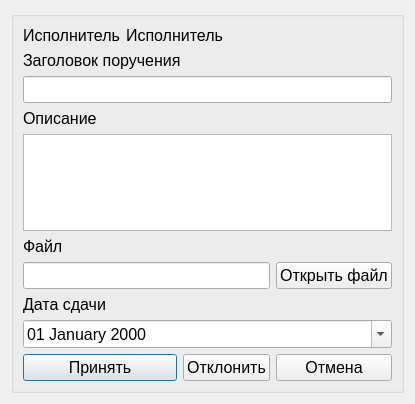
<?xml version="1.0" encoding="UTF-8"?>
<ui version="4.0">
 <class>Addoredit_PoruchStatus</class>
 <widget class="QDialog" name="Addoredit_PoruchStatus">
  <property name="geometry">
   <rect>
    <x>0</x>
    <y>0</y>
    <width>415</width>
    <height>404</height>
   </rect>
  </property>
  <property name="windowTitle">
   <string>Назначение поручения</string>
  </property>
  <property name="styleSheet">
   <string notr="true"/>
  </property>
  <layout class="QGridLayout" name="gridLayout">
   <item row="0" column="0">
    <widget class="QGroupBox" name="groupBox">
     <property name="title">
      <string/>
     </property>
     <layout class="QGridLayout" name="gridLayout_2">
      <item row="17" column="0" colspan="2">
       <widget class="QPushButton" name="pushButton_prinyat">
        <property name="font">
         <font>
          <pointsize>12</pointsize>
         </font>
        </property>
        <property name="text">
         <string>Принять</string>
        </property>
        <property name="icon">
         <iconset resource="../resourses.qrc">
          <normaloff>:/img/img/ok.png</normaloff>:/img/img/ok.png</iconset>
        </property>
       </widget>
      </item>
      <item row="17" column="2">
       <widget class="QPushButton" name="pushButton_otkl">
        <property name="font">
         <font>
          <pointsize>12</pointsize>
         </font>
        </property>
        <property name="text">
         <string>Отклонить</string>
        </property>
        <property name="icon">
         <iconset resource="../resourses.qrc">
          <normaloff>:/img/img/delete.png</normaloff>:/img/img/delete.png</iconset>
        </property>
       </widget>
      </item>
      <item row="9" column="3">
       <widget class="QPushButton" name="pushButton_openFile">
        <property name="font">
         <font>
          <pointsize>12</pointsize>
         </font>
        </property>
        <property name="text">
         <string>Открыть файл</string>
        </property>
       </widget>
      </item>
      <item row="14" column="0" colspan="4">
       <widget class="QDateEdit" name="dateEdit">
        <property name="font">
         <font>
          <pointsize>12</pointsize>
         </font>
        </property>
        <property name="displayFormat">
         <string>dd MMMM yyyy</string>
        </property>
        <property name="calendarPopup">
         <bool>true</bool>
        </property>
       </widget>
      </item>
      <item row="9" column="0" colspan="3">
       <widget class="QLineEdit" name="lineEdit_file">
        <property name="font">
         <font>
          <pointsize>12</pointsize>
         </font>
        </property>
       </widget>
      </item>
      <item row="8" column="0" colspan="4">
       <widget class="QLabel" name="label_5">
        <property name="font">
         <font>
          <pointsize>12</pointsize>
         </font>
        </property>
        <property name="text">
         <string>Файл</string>
        </property>
       </widget>
      </item>
      <item row="7" column="0" colspan="4">
       <widget class="QPlainTextEdit" name="plainTextEdit_text">
        <property name="font">
         <font>
          <pointsize>12</pointsize>
         </font>
        </property>
       </widget>
      </item>
      <item row="13" column="0" colspan="4">
       <widget class="QLabel" name="label_6">
        <property name="font">
         <font>
          <pointsize>12</pointsize>
         </font>
        </property>
        <property name="text">
         <string>Дата сдачи</string>
        </property>
       </widget>
      </item>
      <item row="4" column="0" colspan="4">
       <widget class="QLabel" name="label_2">
        <property name="font">
         <font>
          <pointsize>12</pointsize>
         </font>
        </property>
        <property name="text">
         <string>Заголовок поручения</string>
        </property>
       </widget>
      </item>
      <item row="6" column="0" colspan="4">
       <widget class="QLabel" name="label_3">
        <property name="font">
         <font>
          <pointsize>12</pointsize>
         </font>
        </property>
        <property name="text">
         <string>Описание</string>
        </property>
       </widget>
      </item>
      <item row="17" column="3">
       <widget class="QPushButton" name="pushButton_cancel">
        <property name="font">
         <font>
          <pointsize>12</pointsize>
         </font>
        </property>
        <property name="text">
         <string>Отмена</string>
        </property>
        <property name="icon">
         <iconset resource="../resourses.qrc">
          <normaloff>:/img/img/cancel.png</normaloff>:/img/img/cancel.png</iconset>
        </property>
       </widget>
      </item>
      <item row="5" column="0" colspan="4">
       <widget class="QLineEdit" name="lineEdit_title">
        <property name="font">
         <font>
          <pointsize>12</pointsize>
         </font>
        </property>
       </widget>
      </item>
      <item row="0" column="0">
       <widget class="QLabel" name="label">
        <property name="font">
         <font>
          <pointsize>12</pointsize>
         </font>
        </property>
        <property name="text">
         <string>Исполнитель</string>
        </property>
       </widget>
      </item>
      <item row="0" column="1" colspan="3">
       <widget class="QLabel" name="label_ispolnitel">
        <property name="font">
         <font>
          <pointsize>12</pointsize>
         </font>
        </property>
        <property name="text">
         <string>Исполнитель</string>
        </property>
       </widget>
      </item>
     </layout>
    </widget>
   </item>
  </layout>
 </widget>
 <tabstops>
  <tabstop>lineEdit_title</tabstop>
  <tabstop>plainTextEdit_text</tabstop>
  <tabstop>lineEdit_file</tabstop>
  <tabstop>dateEdit</tabstop>
  <tabstop>pushButton_cancel</tabstop>
 </tabstops>
 <resources>
  <include location="../resourses.qrc"/>
 </resources>
 <connections/>
</ui>
